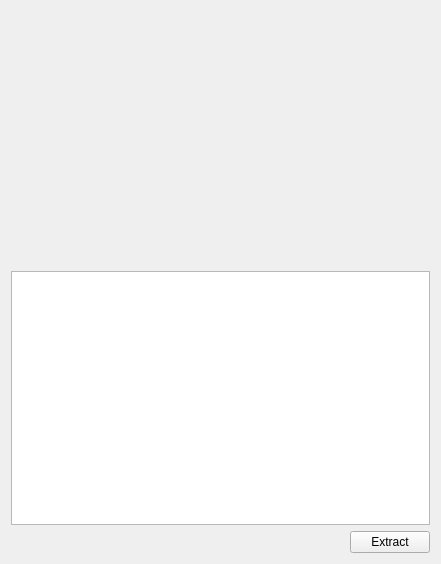
<?xml version="1.0" encoding="UTF-8"?>
<ui version="4.0">
 <class>MainWidget</class>
 <widget class="QWidget" name="MainWidget">
  <property name="geometry">
   <rect>
    <x>0</x>
    <y>0</y>
    <width>441</width>
    <height>564</height>
   </rect>
  </property>
  <property name="sizePolicy">
   <sizepolicy hsizetype="Fixed" vsizetype="Fixed">
    <horstretch>0</horstretch>
    <verstretch>0</verstretch>
   </sizepolicy>
  </property>
  <property name="windowTitle">
   <string>AmberInstaller</string>
  </property>
  <property name="windowIcon">
   <iconset resource="resource.qrc">
    <normaloff>:/res/pacman.png</normaloff>:/res/pacman.png</iconset>
  </property>
  <layout class="QVBoxLayout" name="verticalLayout">
   <item>
    <widget class="QLabel" name="bannerLabel">
     <property name="sizePolicy">
      <sizepolicy hsizetype="Preferred" vsizetype="MinimumExpanding">
       <horstretch>0</horstretch>
       <verstretch>0</verstretch>
      </sizepolicy>
     </property>
     <property name="text">
      <string/>
     </property>
     <property name="pixmap">
      <pixmap resource="resource.qrc">:/banner</pixmap>
     </property>
     <property name="scaledContents">
      <bool>true</bool>
     </property>
    </widget>
   </item>
   <item>
    <widget class="QListWidget" name="logWidget"/>
   </item>
   <item>
    <layout class="QHBoxLayout" name="horizontalLayout">
     <item>
      <widget class="QLabel" name="dirLabel">
       <property name="palette">
        <palette>
         <active>
          <colorrole role="Text">
           <brush brushstyle="SolidPattern">
            <color alpha="255">
             <red>98</red>
             <green>87</green>
             <blue>255</blue>
            </color>
           </brush>
          </colorrole>
         </active>
         <inactive>
          <colorrole role="Text">
           <brush brushstyle="SolidPattern">
            <color alpha="255">
             <red>98</red>
             <green>87</green>
             <blue>255</blue>
            </color>
           </brush>
          </colorrole>
         </inactive>
         <disabled>
          <colorrole role="Text">
           <brush brushstyle="SolidPattern">
            <color alpha="255">
             <red>120</red>
             <green>120</green>
             <blue>120</blue>
            </color>
           </brush>
          </colorrole>
         </disabled>
        </palette>
       </property>
       <property name="font">
        <font>
         <pointsize>10</pointsize>
         <weight>75</weight>
         <bold>true</bold>
        </font>
       </property>
       <property name="text">
        <string/>
       </property>
      </widget>
     </item>
     <item>
      <spacer name="horizontalSpacer">
       <property name="orientation">
        <enum>Qt::Horizontal</enum>
       </property>
       <property name="sizeHint" stdset="0">
        <size>
         <width>40</width>
         <height>20</height>
        </size>
       </property>
      </spacer>
     </item>
     <item>
      <widget class="QPushButton" name="extractButton">
       <property name="text">
        <string>Extract</string>
       </property>
      </widget>
     </item>
    </layout>
   </item>
  </layout>
 </widget>
 <layoutdefault spacing="6" margin="11"/>
 <resources>
  <include location="resource.qrc"/>
 </resources>
 <connections/>
</ui>
